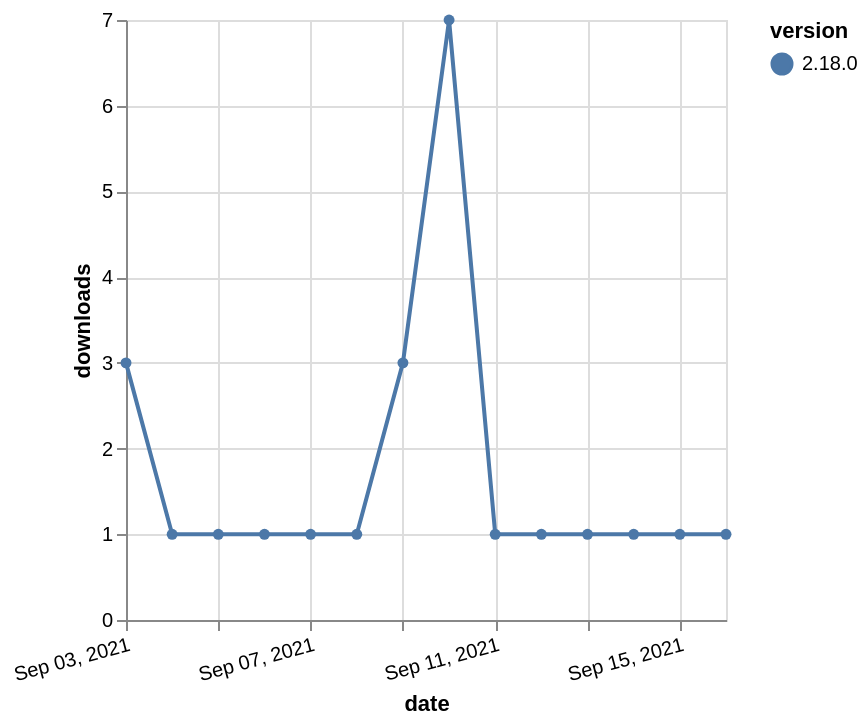

Vega-Lite specification for this chart:
### Vega-Lite specification from a JSON file in a GitHub repository (floating-point values rounded to 4 significant figures)
{"$schema": "https://vega.github.io/schema/vega-lite/v5.json", "description": "A simple bar chart with embedded data.", "data": {"values": [{"date": "2021-09-03", "total": 514, "delta": 3, "version": "2.18.0"}, {"date": "2021-09-04", "total": 515, "delta": 1, "version": "2.18.0"}, {"date": "2021-09-05", "total": 516, "delta": 1, "version": "2.18.0"}, {"date": "2021-09-06", "total": 517, "delta": 1, "version": "2.18.0"}, {"date": "2021-09-07", "total": 518, "delta": 1, "version": "2.18.0"}, {"date": "2021-09-08", "total": 519, "delta": 1, "version": "2.18.0"}, {"date": "2021-09-09", "total": 522, "delta": 3, "version": "2.18.0"}, {"date": "2021-09-10", "total": 529, "delta": 7, "version": "2.18.0"}, {"date": "2021-09-11", "total": 530, "delta": 1, "version": "2.18.0"}, {"date": "2021-09-12", "total": 531, "delta": 1, "version": "2.18.0"}, {"date": "2021-09-13", "total": 532, "delta": 1, "version": "2.18.0"}, {"date": "2021-09-14", "total": 533, "delta": 1, "version": "2.18.0"}, {"date": "2021-09-15", "total": 534, "delta": 1, "version": "2.18.0"}, {"date": "2021-09-16", "total": 535, "delta": 1, "version": "2.18.0"}]}, "width": "container", "mark": {"type": "line", "point": {"filled": true}}, "encoding": {"x": {"field": "date", "type": "temporal", "timeUnit": "yearmonthdate", "title": "date", "axis": {"labelAngle": -15}}, "y": {"field": "delta", "type": "quantitative", "title": "downloads"}, "color": {"field": "version", "type": "nominal"}, "tooltip": {"field": "delta"}}}
